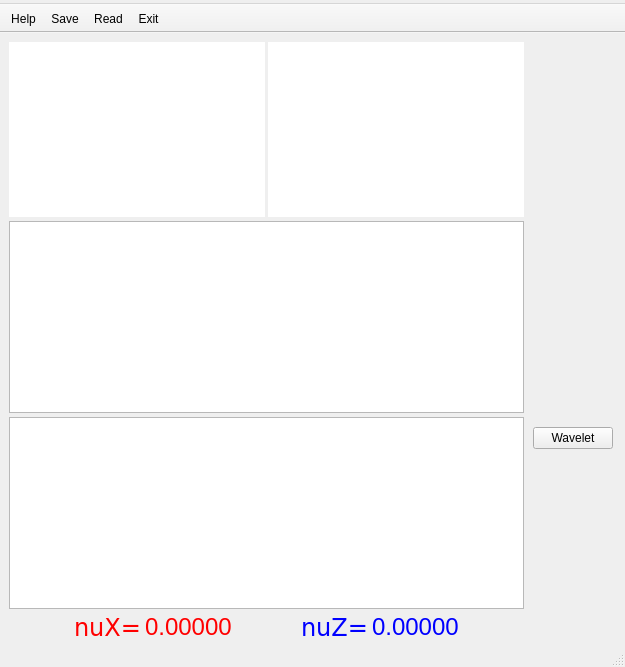
<?xml version="1.0" encoding="UTF-8"?>
<ui version="4.0">
 <class>MainWindow</class>
 <widget class="QMainWindow" name="MainWindow">
  <property name="windowModality">
   <enum>Qt::NonModal</enum>
  </property>
  <property name="geometry">
   <rect>
    <x>0</x>
    <y>0</y>
    <width>600</width>
    <height>662</height>
   </rect>
  </property>
  <property name="sizePolicy">
   <sizepolicy hsizetype="Expanding" vsizetype="Expanding">
    <horstretch>0</horstretch>
    <verstretch>0</verstretch>
   </sizepolicy>
  </property>
  <property name="windowTitle">
   <string>MainWindow</string>
  </property>
  <widget class="QWidget" name="centralwidget">
   <property name="sizePolicy">
    <sizepolicy hsizetype="Minimum" vsizetype="Minimum">
     <horstretch>0</horstretch>
     <verstretch>0</verstretch>
    </sizepolicy>
   </property>
   <layout class="QGridLayout" name="gridLayout" columnstretch="0,0">
    <property name="sizeConstraint">
     <enum>QLayout::SetDefaultConstraint</enum>
    </property>
    <property name="rightMargin">
     <number>9</number>
    </property>
    <property name="bottomMargin">
     <number>3</number>
    </property>
    <property name="verticalSpacing">
     <number>3</number>
    </property>
    <item row="0" column="0">
     <layout class="QVBoxLayout" name="verticalLayout_2">
      <property name="spacing">
       <number>4</number>
      </property>
      <item>
       <layout class="QHBoxLayout" name="horizontalLayout">
        <property name="spacing">
         <number>3</number>
        </property>
        <item>
         <widget class="PlotWidget" name="plotSig">
          <property name="enabled">
           <bool>true</bool>
          </property>
          <property name="sizePolicy">
           <sizepolicy hsizetype="Expanding" vsizetype="Expanding">
            <horstretch>0</horstretch>
            <verstretch>0</verstretch>
           </sizepolicy>
          </property>
          <property name="minimumSize">
           <size>
            <width>0</width>
            <height>1</height>
           </size>
          </property>
          <property name="maximumSize">
           <size>
            <width>16777215</width>
            <height>175</height>
           </size>
          </property>
          <property name="toolTip">
           <string>X plot</string>
          </property>
          <property name="styleSheet">
           <string notr="true"/>
          </property>
          <property name="frameShape">
           <enum>QFrame::NoFrame</enum>
          </property>
          <property name="lineWidth">
           <number>1</number>
          </property>
          <property name="sizeAdjustPolicy">
           <enum>QAbstractScrollArea::AdjustIgnored</enum>
          </property>
          <property name="alignment">
           <set>Qt::AlignCenter</set>
          </property>
         </widget>
        </item>
        <item>
         <widget class="PlotWidget" name="plotI">
          <property name="enabled">
           <bool>true</bool>
          </property>
          <property name="sizePolicy">
           <sizepolicy hsizetype="Expanding" vsizetype="Expanding">
            <horstretch>0</horstretch>
            <verstretch>0</verstretch>
           </sizepolicy>
          </property>
          <property name="minimumSize">
           <size>
            <width>0</width>
            <height>1</height>
           </size>
          </property>
          <property name="maximumSize">
           <size>
            <width>16777215</width>
            <height>175</height>
           </size>
          </property>
          <property name="toolTip">
           <string>Z plot</string>
          </property>
          <property name="frameShape">
           <enum>QFrame::NoFrame</enum>
          </property>
          <property name="lineWidth">
           <number>1</number>
          </property>
         </widget>
        </item>
       </layout>
      </item>
      <item>
       <widget class="PlotWidget" name="plotFX">
        <property name="sizePolicy">
         <sizepolicy hsizetype="Expanding" vsizetype="Expanding">
          <horstretch>0</horstretch>
          <verstretch>0</verstretch>
         </sizepolicy>
        </property>
        <property name="minimumSize">
         <size>
          <width>0</width>
          <height>1</height>
         </size>
        </property>
        <property name="maximumSize">
         <size>
          <width>16777215</width>
          <height>450</height>
         </size>
        </property>
        <property name="toolTip">
         <string>X spectrum</string>
        </property>
       </widget>
      </item>
      <item>
       <widget class="PlotWidget" name="plotFZ">
        <property name="sizePolicy">
         <sizepolicy hsizetype="Expanding" vsizetype="Expanding">
          <horstretch>0</horstretch>
          <verstretch>0</verstretch>
         </sizepolicy>
        </property>
        <property name="minimumSize">
         <size>
          <width>0</width>
          <height>1</height>
         </size>
        </property>
        <property name="maximumSize">
         <size>
          <width>16777215</width>
          <height>450</height>
         </size>
        </property>
        <property name="toolTip">
         <string>Z spectrum</string>
        </property>
       </widget>
      </item>
      <item>
       <layout class="QHBoxLayout" name="horizontalLayout_3">
        <property name="spacing">
         <number>4</number>
        </property>
        <item>
         <spacer name="horizontalSpacer_2">
          <property name="orientation">
           <enum>Qt::Horizontal</enum>
          </property>
          <property name="sizeHint" stdset="0">
           <size>
            <width>40</width>
            <height>20</height>
           </size>
          </property>
         </spacer>
        </item>
        <item>
         <widget class="QLabel" name="nu_x_label">
          <property name="sizePolicy">
           <sizepolicy hsizetype="Minimum" vsizetype="Minimum">
            <horstretch>0</horstretch>
            <verstretch>0</verstretch>
           </sizepolicy>
          </property>
          <property name="font">
           <font>
            <family>DejaVu Sans</family>
            <pointsize>18</pointsize>
           </font>
          </property>
          <property name="toolTip">
           <string>BetaX</string>
          </property>
          <property name="styleSheet">
           <string notr="true">color: rgb(255, 0, 0);</string>
          </property>
          <property name="text">
           <string>nuX=</string>
          </property>
         </widget>
        </item>
        <item>
         <widget class="QLabel" name="frq_x">
          <property name="sizePolicy">
           <sizepolicy hsizetype="Minimum" vsizetype="Minimum">
            <horstretch>0</horstretch>
            <verstretch>0</verstretch>
           </sizepolicy>
          </property>
          <property name="font">
           <font>
            <pointsize>18</pointsize>
           </font>
          </property>
          <property name="toolTip">
           <string>BetaX-tune</string>
          </property>
          <property name="styleSheet">
           <string notr="true">color: rgb(255, 0, 0);</string>
          </property>
          <property name="text">
           <string>0.00000</string>
          </property>
          <property name="alignment">
           <set>Qt::AlignLeading|Qt::AlignLeft|Qt::AlignVCenter</set>
          </property>
          <property name="textInteractionFlags">
           <set>Qt::LinksAccessibleByMouse|Qt::TextSelectableByMouse</set>
          </property>
         </widget>
        </item>
        <item>
         <spacer name="horizontalSpacer">
          <property name="orientation">
           <enum>Qt::Horizontal</enum>
          </property>
          <property name="sizeHint" stdset="0">
           <size>
            <width>40</width>
            <height>20</height>
           </size>
          </property>
         </spacer>
        </item>
        <item>
         <widget class="QLabel" name="nu_z_label">
          <property name="sizePolicy">
           <sizepolicy hsizetype="Minimum" vsizetype="Minimum">
            <horstretch>0</horstretch>
            <verstretch>0</verstretch>
           </sizepolicy>
          </property>
          <property name="font">
           <font>
            <family>DejaVu Sans</family>
            <pointsize>18</pointsize>
           </font>
          </property>
          <property name="toolTip">
           <string>BetaZ</string>
          </property>
          <property name="styleSheet">
           <string notr="true">color: rgb(0, 0, 255);</string>
          </property>
          <property name="text">
           <string>nuZ=</string>
          </property>
         </widget>
        </item>
        <item>
         <widget class="QLabel" name="frq_z">
          <property name="sizePolicy">
           <sizepolicy hsizetype="Minimum" vsizetype="Minimum">
            <horstretch>0</horstretch>
            <verstretch>0</verstretch>
           </sizepolicy>
          </property>
          <property name="font">
           <font>
            <pointsize>18</pointsize>
           </font>
          </property>
          <property name="toolTip">
           <string>BetaZ-tune</string>
          </property>
          <property name="styleSheet">
           <string notr="true">color: rgb(0, 0, 255);</string>
          </property>
          <property name="text">
           <string>0.00000</string>
          </property>
          <property name="textInteractionFlags">
           <set>Qt::LinksAccessibleByMouse|Qt::TextSelectableByMouse</set>
          </property>
         </widget>
        </item>
        <item>
         <spacer name="horizontalSpacer_3">
          <property name="orientation">
           <enum>Qt::Horizontal</enum>
          </property>
          <property name="sizeHint" stdset="0">
           <size>
            <width>40</width>
            <height>20</height>
           </size>
          </property>
         </spacer>
        </item>
       </layout>
      </item>
     </layout>
    </item>
    <item row="0" column="1">
     <layout class="QVBoxLayout" name="verticalLayout">
      <property name="leftMargin">
       <number>3</number>
      </property>
      <property name="rightMargin">
       <number>3</number>
      </property>
      <item>
       <widget class="ControlWidget" name="controlWidgetX" native="true">
        <property name="sizePolicy">
         <sizepolicy hsizetype="Minimum" vsizetype="Minimum">
          <horstretch>0</horstretch>
          <verstretch>0</verstretch>
         </sizepolicy>
        </property>
        <property name="minimumSize">
         <size>
          <width>10</width>
          <height>0</height>
         </size>
        </property>
        <property name="styleSheet">
         <string notr="true"/>
        </property>
       </widget>
      </item>
      <item>
       <widget class="ControlWidget" name="controlWidgetZ" native="true">
        <property name="sizePolicy">
         <sizepolicy hsizetype="Minimum" vsizetype="Minimum">
          <horstretch>0</horstretch>
          <verstretch>0</verstretch>
         </sizepolicy>
        </property>
        <property name="minimumSize">
         <size>
          <width>10</width>
          <height>0</height>
         </size>
        </property>
        <property name="styleSheet">
         <string notr="true"/>
        </property>
       </widget>
      </item>
      <item>
       <widget class="QPushButton" name="waveletbtn">
        <property name="toolTip">
         <string extracomment="Wavelet"/>
        </property>
        <property name="styleSheet">
         <string notr="true">selection-color: rgb(0, 255, 0);</string>
        </property>
        <property name="text">
         <string>Wavelet</string>
        </property>
        <property name="checkable">
         <bool>true</bool>
        </property>
       </widget>
      </item>
      <item>
       <widget class="QWidget" name="statusWidget" native="true">
        <property name="sizePolicy">
         <sizepolicy hsizetype="Minimum" vsizetype="Minimum">
          <horstretch>0</horstretch>
          <verstretch>0</verstretch>
         </sizepolicy>
        </property>
        <property name="minimumSize">
         <size>
          <width>10</width>
          <height>0</height>
         </size>
        </property>
        <property name="autoFillBackground">
         <bool>false</bool>
        </property>
       </widget>
      </item>
     </layout>
    </item>
   </layout>
  </widget>
  <widget class="QMenuBar" name="menubar">
   <property name="geometry">
    <rect>
     <x>0</x>
     <y>0</y>
     <width>600</width>
     <height>18</height>
    </rect>
   </property>
   <widget class="QMenu" name="menuHelp">
    <property name="title">
     <string/>
    </property>
   </widget>
   <widget class="QMenu" name="menuAAA">
    <property name="title">
     <string/>
    </property>
   </widget>
   <addaction name="menuHelp"/>
   <addaction name="menuAAA"/>
  </widget>
  <widget class="QStatusBar" name="statusbar"/>
  <widget class="QToolBar" name="toolBar">
   <property name="windowTitle">
    <string>toolBar</string>
   </property>
   <property name="movable">
    <bool>false</bool>
   </property>
   <attribute name="toolBarArea">
    <enum>TopToolBarArea</enum>
   </attribute>
   <attribute name="toolBarBreak">
    <bool>false</bool>
   </attribute>
   <addaction name="actionHelp"/>
   <addaction name="actionSave"/>
   <addaction name="actionRead"/>
   <addaction name="actionExit"/>
  </widget>
  <action name="actionHelp">
   <property name="text">
    <string>Help</string>
   </property>
  </action>
  <action name="actionSave">
   <property name="text">
    <string>Save</string>
   </property>
   <property name="toolTip">
    <string>Save Settings</string>
   </property>
  </action>
  <action name="actionRead">
   <property name="text">
    <string>Read</string>
   </property>
   <property name="toolTip">
    <string>Read Settings</string>
   </property>
  </action>
  <action name="actionExit">
   <property name="text">
    <string>Exit</string>
   </property>
   <property name="toolTip">
    <string>Exit</string>
   </property>
  </action>
 </widget>
 <customwidgets>
  <customwidget>
   <class>PlotWidget</class>
   <extends>QGraphicsView</extends>
   <header>pyqtgraph</header>
  </customwidget>
  <customwidget>
   <class>ControlWidget</class>
   <extends>QWidget</extends>
   <header>FreqMeasure.Modules.MainWindow.ControlWidget.controlwidget</header>
   <container>1</container>
  </customwidget>
 </customwidgets>
 <resources/>
 <connections/>
</ui>
